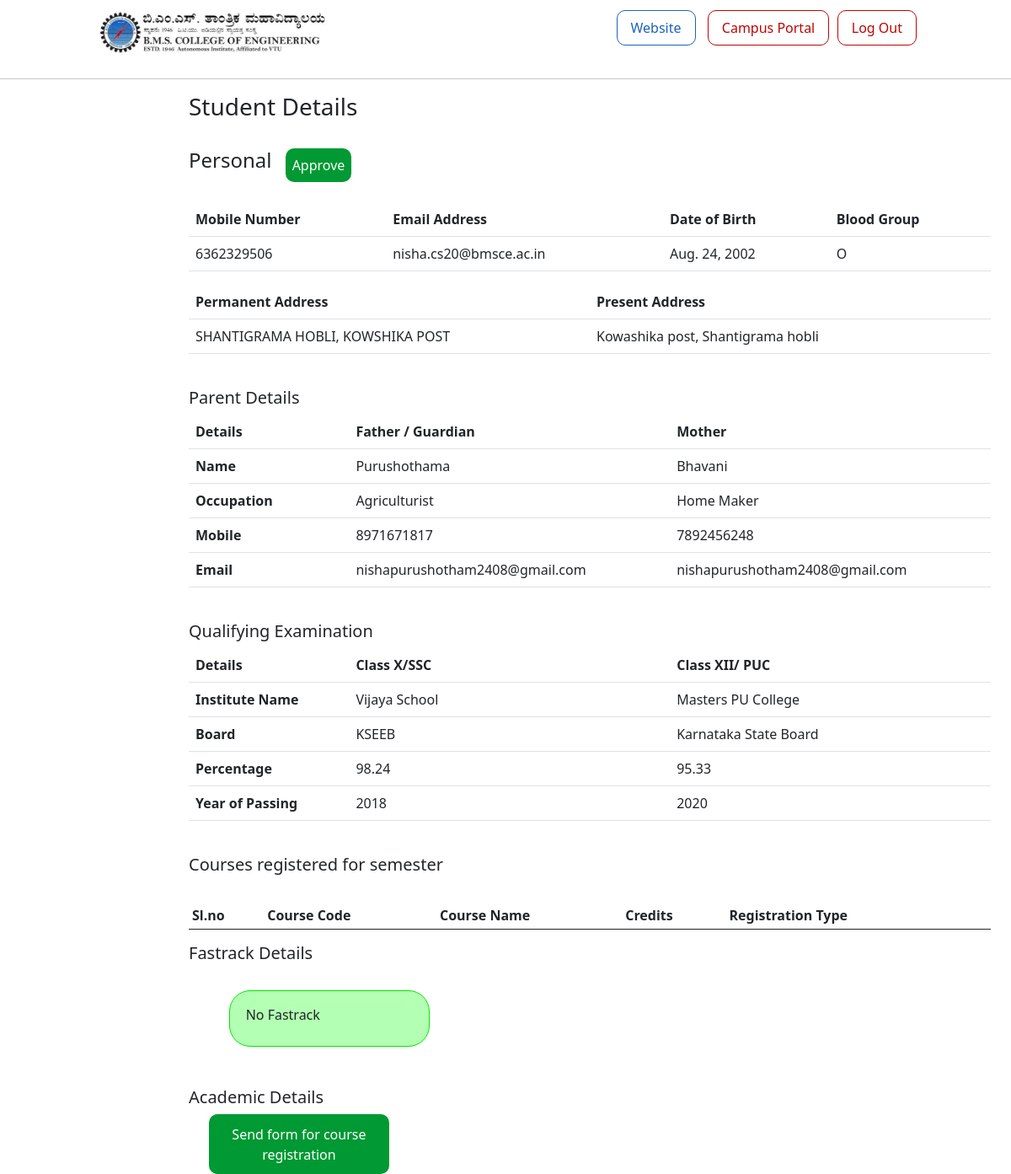
/faculty/student/1BM20CS099 (signed in), run on the app's committed database.
### student_dashboard/models.py (models this page shows, shortened)
class StudentDetail(models.Model):
    USN=models.CharField(max_length=10)
    date_of_birth=models.DateField()
    permanent_address=models.TextField()
    current_address=models.TextField()
    phone_number=models.CharField(max_length=10)
    blood_group=models.CharField(max_length=3)
    father_name=models.CharField(max_length=200)
    mother_name=models.CharField(max_length=200)
    father_occupation=models.CharField(max_length=200, null=True, blank=True)
    mother_occupation=models.CharField(max_length=200, null=True, blank=True)
    father_phone_number=models.CharField(max_length=10)
    mother_phone_number=models.CharField(max_length=10)
    father_email=models.EmailField()
    mother_email=models.EmailField()
    guardian_name=models.CharField(max_length=200)
    guardian_phone_number=models.CharField(max_length=10)
    guardian_email=models.EmailField()
    class_10th_school=models.CharField(max_length=200)
    class_10th_board=models.CharField(max_length=200)
    class_10th_percentage=models.DecimalField(max_digits=5, decimal_places=2)
    class_10th_year=models.DecimalField(max_digits=4, decimal_places=0)
    class_12th_school=models.CharField(max_length=200)
    class_12th_board=models.CharField(max_length=200)
    class_12th_percentage=models.DecimalField(max_digits=5, decimal_places=2)
    class_12th_year=models.DecimalField(max_digits=4, decimal_places=0)
    class_Diploma_school=models.CharField(max_length=200, null=True, blank=True)
    class_Diploma_board=models.CharField(max_length=200, null=True, blank=True)
    class_Diploma_percentage=models.DecimalField(max_digits=5, decimal_places=2, null=True, blank=True)
    class_Diploma_year=models.DecimalField(max_digits=4, decimal_places=0, null=True, blank=True)
    isApproved=models.BooleanField(default=False)

class Student(models.Model):
    USN= models.CharField(max_length=10)
    name = models.CharField(max_length=200)
    email=models.EmailField()
    proctor_id=models.ForeignKey(Faculty, null=True, blank=True, on_delete=models.DO_NOTHING)
    current_sem=models.DecimalField(max_digits=1, decimal_places=0, null=True, blank=True)
    class Meta:
        ordering = ['name']

### faculty_dashboard/views.py (the view)
# urls.py: path('/student/<str:pk>', views.studentDetails, name="student-details"),
def studentDetails(request, pk):
    if StudentDetail.objects.filter(USN=pk).exists():
        s_info = StudentDetail.objects.get(USN=pk)
    else :
        s_info = 0
    student = Student.objects.get(USN=pk)
    if request.method == 'POST':
        message = request.POST['email-text']
        sendFillMail(request, message, 'Sudeep' ,student.email)
        return redirect('faculty:dashboard')
    courses = Sem.objects.filter(sem=student.current_sem, USN=pk)
    if courses.exists():
        cour = True
        marks = courses[0].CIE == None
    else:
        cour = False
        marks = False
    fastrack = Fastrack.objects.filter(USN=pk, is_active=True)
    length = fastrack.count()
    context = {'s_info': s_info, 'courses': courses, 'fasttrack': fastrack, 'fast_count': length, 'email': student.email, 'usn': student.USN, 'marks': marks, 'cour': cour}
    return render(request, 'faculty_dashboard/student_details.html', context)

### templates/faculty_dashboard/student_details.html (shortened to what this page needs)
{% extends '../base.html' %} {% load static %} {% block content %}
<main class="col-md-9 ms-sm-auto col-lg-10 px-md-4">
    {% if s_info == 0 %}
    <div class="position" style="margin-bottom: 2%; width: 70%;">
        <form method="post" action="{% url 'faculty:student-details' usn %}">
            {% csrf_token %}
            <input class="form-control border" name='email' value='{{email}}' type="text" id="exampleInputEmail1" aria-describedby="emailHelp"  readonly>
        <br />
        <input class="form-control border" name='email-text' value='Please fill your personal details as soon as possible!!' type='text' id="exampleInputEmail1" aria-describedby="emailHelp" placeholder="Message">
        <br />
        <div>
            <button style="background-color: #1b62bf; border: none; width: 100%; border-radius: 5px; padding: 1%; color: white" type="submit">Send Email</button>
        </div>
        </form>
    </div>
    {% else %}
<div class="main_details">
    <h3>Student Details</h3>
  </div>
  <br />
  <div class=" mb-2 mb-md-0">
    <div class="btn-group">
      <span><h4>Personal</h4></span>
      {% if not s_info.isApproved %}
      <button style="padding: 5%; margin-left: 10%; color: white; border: none; background-color: #009933; border-radius: 10px;">
        <a
          style="text-decoration: none; color: white;"
          href="{% url 'faculty:student-details-approve' s_info.USN %}"
          ><span>Approve</span></a
        >
      </button>
      {% endif %}
    </div>
  </div>
  <br/>
  <table class="table">
    <tbody>
      <tr>
        <th>Mobile Number</th>
        <th>Email Address</th>
        <th>Date of Birth</th>
        <th>Blood Group</th>
      </tr>
      <tr>
        <td>{{s_info.phone_number}}</td>
        <td>{{email}}</td>
        <td>{{s_info.date_of_birth}}</td>
        <td>{{s_info.blood_group}}</td>
      </tr>
    </tbody>
  </table>
  <table class="table">
    <tbody>
      <tr>
        <th width="40%">Permanent Address</th>
        <th width="40%">Present Address</th>
      </tr>
      <tr>
        <td>{{s_info.permanent_address}}</td>
        <td>{{s_info.current_address}}</td>
      </tr>
    </tbody>
  </table>
  <br />
  <h5>Parent Details</h5>
  <table class="table">
    <tbody>
      <tr>
        <th width="20%">Details</th>
        <th width="40%">Father / Guardian</th>
        <th width="40%">Mother</th>
      </tr>
      <tr>
        <th>Name</th>
        <td>{{s_info.father_name}}</td>
        <td>{{s_info.mother_name}}</td>
      </tr>
      <tr>
        <th>Occupation</th>
        <td>{{s_info.father_occupation}}</td>
        <td>{{s_info.mother_occupation}}</td>
      </tr>
      <tr>
        <th>Mobile</th>
        <td>{{s_info.father_phone_number}}</td>
        <td>{{s_info.mother_phone_number}}</td>
      </tr>
      <tr>
        <th>Email</th>
        <td>{{s_info.father_email}}</td>
        <td>{{s_info.mother_email}}</td>
      </tr>
    </tbody>
  </table>
  <br />
  <h5>Qualifying Examination</h5>
  <table class="table">
    <tbody>
      <tr>
        <th width="20%">Details</th>
        <th width="40%">Class X/SSC</th>
        <th width="40%">Class XII/ PUC</th>
      </tr>
      <tr>
        <th>Institute Name</th>
        <td>{{s_info.class_10th_school}}</td>
        <td>{{s_info.class_12th_school}}</td>
      </tr>
      <tr>
        <th>Board</th>
        <td>{{s_info.class_10th_board}}</td>
        <td>{{s_info.class_12th_board}}</td>
      </tr>
      <tr>
        <th>Percentage</th>
        <td>{{s_info.class_10th_percentage}}</td>
        <td>{{s_info.class_12th_percentage}}</td>
      </tr>
      <tr>
        <th>Year of Passing</th>
        <td>{{s_info.class_10th_year}}</td>
        <td>{{s_info.class_12th_year}}</td>
      </tr>
    </tbody>
  </table>
  <br />
  <h5>Courses registered for semester {{sem}}</h5>
  <br />
  <div class="table-responsive">
    <table class="table table-striped table-sm">
      <thead>
        <tr>
          <th scope="col">Sl.no</th>
          <th scope="col">Course Code</th>
          <th scope="col">Course Name</th>
          <th scope="col">Credits</th>
          <th scope="col">Registration Type</th>
          <th scope="col"></th>
          <th scope="col"></th>
        </tr>
      </thead>
    </table>
  </div>
  <h5>Fastrack Details</h5>
  <br />
  <div class="table-responsive">
    {% if fast_count == 0 %}
    <div style="margin-left: 5%; margin-bottom: 5%; padding: 2%; background-color: #b3ffb3; border-radius: 25px; width: 25%; border: 1px solid #00e600">
      <h6>No Fastrack</h6>
    </div>
    {% endif %}
    <h5>Academic Details {{sem}}</h5>
    {% if cour %}
    {% if marks %}
    <p>Sem is yet to finish.</p>
    {% else %}
    <div class="table-responsive">
        <table class="table table-striped table-sm">
          <thead>
            <tr>
              <th scope="col">Sl.no</th>
              <th scope="col">Course Code</th>
              <th scope="col">Course Name</th>
              <th scope="col">Credits</th>
              <th scope="col">Registration Type</th>
              <th scope="col"></th>
              <th scope="col"></th>
            </tr>
          </thead>
          <tbody>
            {% for course in courses %}
            <tr>
              <td>{{forloop.counter}}</td>
              <td>{{course.courseCode}}</td>
              <td>{{course.courseName}}</td>
              <td>{{course.credit}}</td>
              <td>{{course.registration}}</td>
              {% if not course.is_approved %}
              <td>
                <button style="padding: 5%; margin-left: 10%; color: white; border: none; background-color: #00e600; border-radius: 10px;">
                    <a
                    style="text-decoration: none; color: white;"
                    href="{% url 'faculty:student-course-approve' s_info.USN course.courseCode %}"
                    ><span>Approve</span></a
                  >
                </button>
              </td>
              <td>
                <div style="padding: 2%;">
                    <button style="padding: 7%; margin-left: 10%; color: white; border: none; background-color: #BF0404; border-radius: 10px;">
                        <a
                        style="text-decoration: none; color: white;"
                        href="{% url 'faculty:student-course-reject' email %}"
                        ><span>Reject</span></a
                      >
                      </button>
                  </div>
              </td>
              {% endif %}
            </tr>
            {% endfor %}
          </tbody>
        </table>
      </div>
      {% endif %}
      {% else %}
      <div style="width: 25%; height: 10%;">
        <button style="padding: 5%; margin-left: 10%; color: white; border: none; background-color: #009933; border-radius: 10px;">
          <a
            style="text-decoration: none; color: white;"
            href="#"
            ><span>Send form for course registration</span></a
          >
        </button>
      </div>
    {% endif %}
  </div>
  {% endif %}
</main>
{% endblock content %}

### assets/style.css (style rules this page uses)
body { overflow-x: hidden; }

### data on the page
StudentDetail: phone_number "6362329506", date_of_birth "Aug. 24, 2002", blood_group "O", permanent_address "SHANTIGRAMA HOBLI, KOWSHIKA POST", current_address "Kowashika post, Shantigrama hobli", father_name "Purushothama", mother_name "Bhavani", father_occupation "Agriculturist", mother_occupation "Home Maker", father_phone_number "8971671817", mother_phone_number "7892456248", father_email "nishapurushotham2408@gmail.com", mother_email "nishapurushotham2408@gmail.com", class_10th_school "Vijaya School", class_12th_school "Masters PU College", class_10th_board "KSEEB", class_12th_board "Karnataka State Board", class_10th_percentage "98.24", class_12th_percentage "95.33", class_10th_year "2018", class_12th_year "2020"
Student: email "nisha.cs20@bmsce.ac.in"
